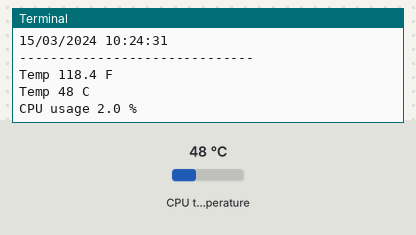
Simulated run of this program. Board: Raspberry Pi (BCM pin numbers). Shown: the last lines printed to the terminal. Inputs (shaded band) come from the test bench; at power-on: CPU temperature 48 °C. The clock reads 2024-03-15 10:24:30 at power-on unless the program sets it; system figures (address, load, memory, disk, uptime) are fixed made-up values.

Above: at 1.2 s.
1.3 s: CPU temperature set to 31 °C
At 2.6 s:
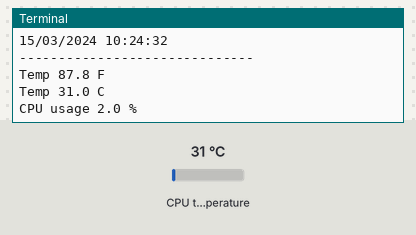
2.8 s: CPU temperature set to 44 °C
At 3.9 s:
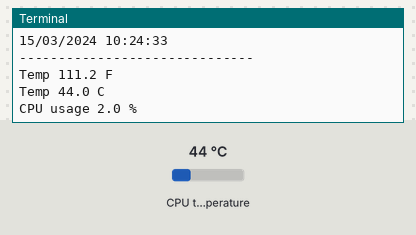
Timing chart, 0 to 5.8 s (numbered marks = the images above; inputs shaded):
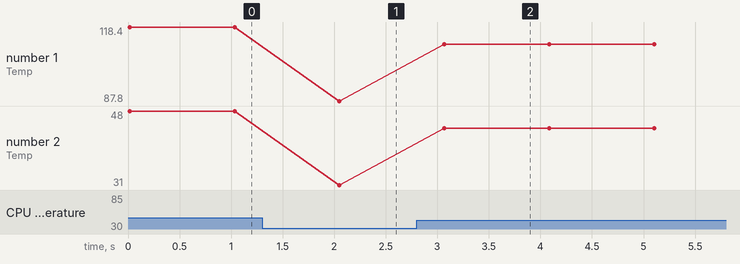

Measured:
- after the input at 1.3 s, the terminal: prints a new line after 0.75 s (image 1)
- after the input at 2.8 s, the terminal: prints a new line after 0.27 s (image 2)
- plotted number 1: 118.4 → 87.8 after the input at 1.3 s, 87.8 → 111.2 after the input at 2.8 s
- plotted number 2: 31 → 44 after the input at 2.8 s

The program:

cpu-temp.py
```python
import time
from gpiozero import CPUTemperature
import os

# Return % of CPU used by user as a character string
def getCPUuse():
    return(str(os.popen("top -n1 | awk '/Cpu\(s\):/ {print $2}'").readline().strip(\
)))

cpu = CPUTemperature()

while True:
        today = time.strftime("%d/%m/%Y")
        t = time.strftime("%H:%M:%S")
        F = round((cpu.temperature * 9/5) + 32,1)
        C = round(cpu.temperature,1)
        usage = getCPUuse()
        print()
        print("-"*30)
        print(today+" "+t)
        print("-"*30)
        print("Temp",F,"F ")
        print("Temp",C,"C")
        print("CPU usage", usage,"%")
        time.sleep(1)
```
